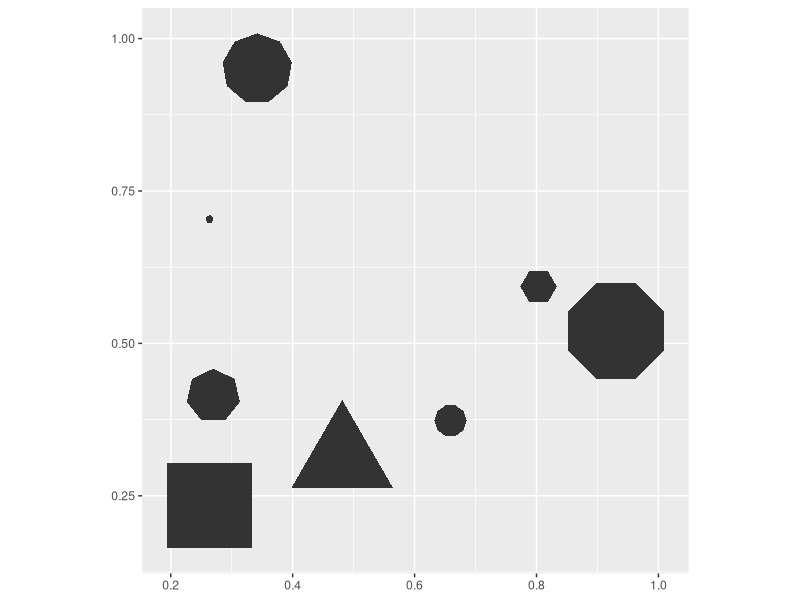
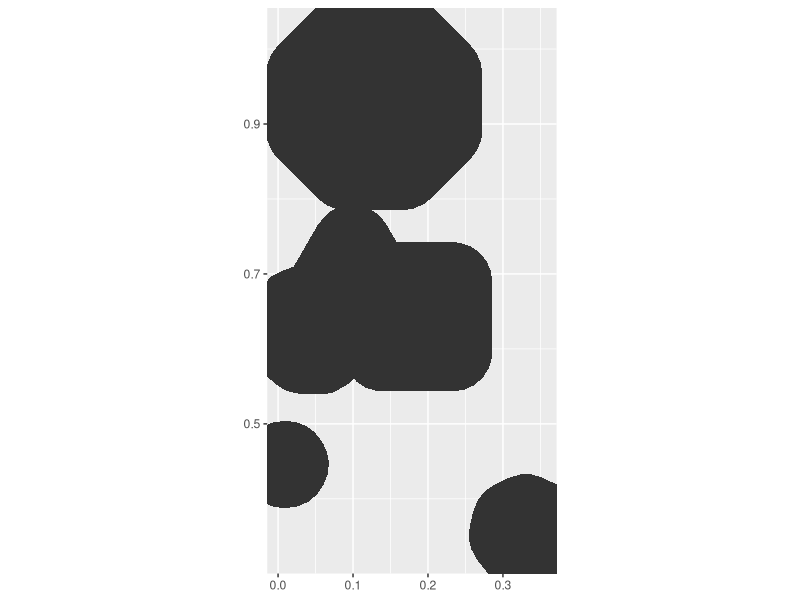

Write R code to recreate these figures, in order.
library(ggforce)


### Name: geom_regon
### Title: Draw regular polygons by specifying number of sides
### Aliases: geom_regon stat_regon

### ** Examples

ggplot() +
  geom_regon(aes(x0 = runif(8), y0 = runif(8), sides = sample(3:10, 8),
                 angle = 0, r = runif(8) / 10)) +
  coord_fixed()

# The polygons are drawn with geom_shape, so can be manipulated as such
ggplot() +
  geom_regon(aes(x0 = runif(8), y0 = runif(8), sides = sample(3:10, 8),
                 angle = 0, r = runif(8) / 10),
             expand = unit(1, 'cm'), radius = unit(1, 'cm')) +
  coord_fixed()
